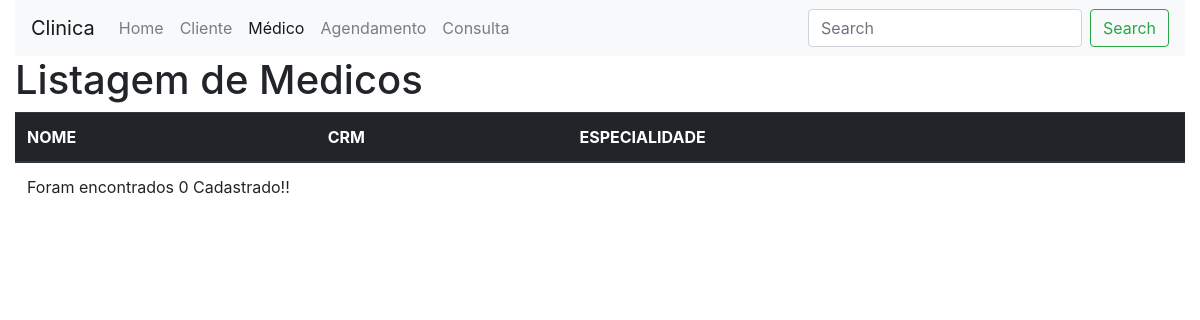
/atendimento/medico/, run on an earlier commit of the app's database.
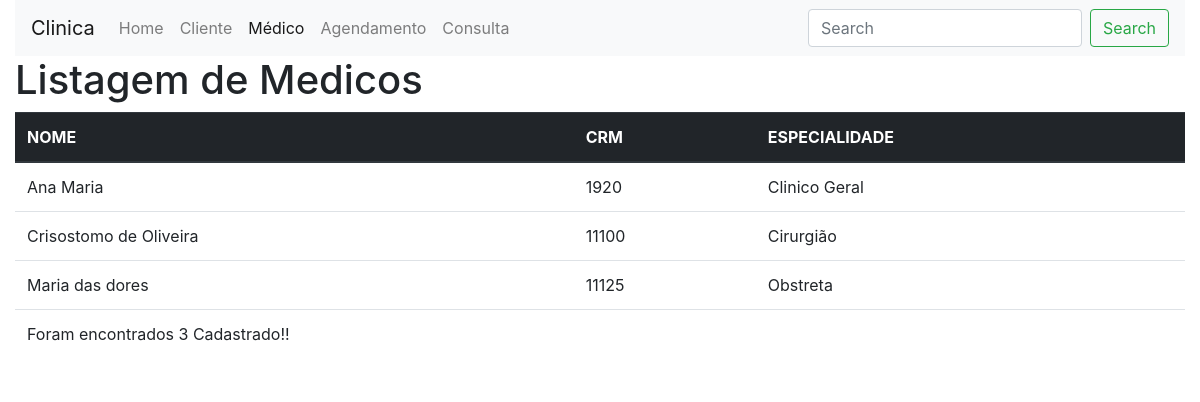
And on a later commit of the database.
### atendimento/models.py (models this page shows)
class Medico(models.Model):
    nome = models.CharField(max_length = 50)
    crm = models.CharField(max_length=11)
    especalidade = models.CharField(max_length=50)

### atendimento/views.py (the view)
# urls.py: path('medico/', views.medico_list),
def medico_list(request):
    medicos = Medico.objects.all()
    return render(request, 'medico/list.html',{'medicos':medicos})

### atendimento/templates/medico/list.html (shortened to what this page needs)
<!DOCTYPE html>
<html lang="en">
<head>
    <link rel="stylesheet" href="https://stackpath.bootstrapcdn.com/bootstrap/4.1.3/css/bootstrap.min.css"/>
    <link rel="alternate stylesheet" href="../../templates/medico/estilo.css" />
</head>
<body>
    <div class="container-fluid">
        <nav class="navbar navbar-expand-lg navbar-light bg-light">
            <a class="navbar-brand" href="#">Clinica</a>
            <div class="collapse navbar-collapse" id="navbarSupportedContent">
                <ul class="navbar-nav mr-auto">
                    <li class="nav-item ">
                        <a class="nav-link" href="/atendimento/">Home
                        </a>
                    </li>
                    <li class="nav-item">
                        <a class="nav-link" href="/atendimento/cliente">Cliente</a>
                    </li>
                    <li class="nav-item active">
                        <a class="nav-link" href="/atendimento/medico">Médico</a>
                    </li>
                    <li class="nav-item">
                        <a class="nav-link" href="#">Agendamento</a>
                    </li>
                    <li class="nav-item">
                        <a class="nav-link" href="#">Consulta</a>
                    </li>
                </ul>
                <form class="form-inline my-2 my-lg-0">
                    <input class="form-control mr-sm-2" type="search" placeholder="Search" aria-label="Search">
                    <button class="btn btn-outline-success my-2 my-sm-0" type="submit">Search</button>
                </form>
            </div>
        </nav>
        <div class="row">
            <div class="col-12">
                <table class="table">
                    <h1>Listagem de Medicos</h1>
                    <thead class="thead-dark">
                        <tr>
                            <th>NOME</th>
                            <th>CRM</th>
                            <th>ESPECIALIDADE</th>
                        </tr>
                    </thead>
                    <tbody>
                        {% for medico in medicos %}
                            <tr>
                                <td>{{medico.nome}}</td>
                                <td>{{medico.crm}}</td>
                                <td>{{medico.especalidade}}</td>
                            </tr>
                        {% endfor %}
                    </tbody>
                    <tfoot>
                        <tr>
                            <td id="rodape" colspan="3">
                                <p>Foram encontrados {{medicos | length}} Cadastrado!!</p>
                            </td>
                        </tr>
                    </tfoot>
                </table>
            </div>
        </div>
    </div>
</body>
</html>

### atendimento/templates/medico/estilo.css (style rules this page uses)
#rodape { color: blue; text-align: center; }

What changed in the data, as far as the page shows it:
added Medico: nome "Ana Maria", crm "1920", especalidade "Clinico Geral"
added Medico: nome "Crisostomo de Oliveira", crm "11100", especalidade "Cirurgião"
added Medico: nome "Maria das dores", crm "11125", especalidade "Obstreta"
Also different on the page:
{{ medicos | length }}: "0" → "3"
